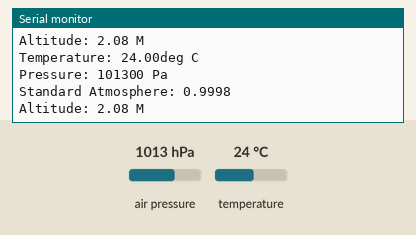
The sketch below on a simulated Arduino Uno, built with avr-gcc and run on an emulated ATmega328P. Shown: the last lines printed to the serial monitor. Wiring (inferred from the names in the program): BMP180 pressure sensor at I2C address 0x77. Inputs (shaded band) come from the test bench; at power-on: air pressure 1013 hPa, temperature 24 °C.

Above: at 1.2 s.
1.3 s: air pressure set to 952 hPa
At 2.6 s:
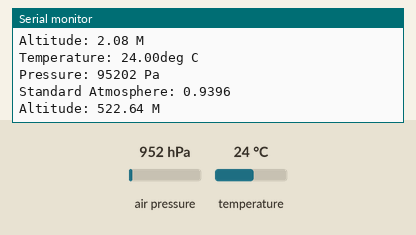
2.8 s: temperature set to 12 °C
At 3.8 s:
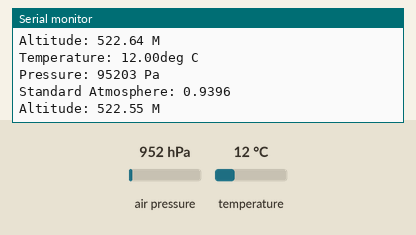
4.3 s: air pressure set to 975 hPa
At 6.1 s:
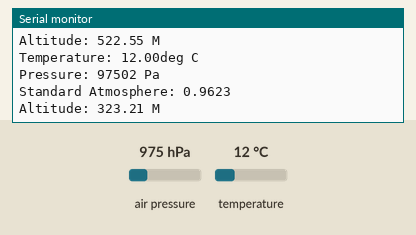
Timing chart, 0 to 7.6 s (numbered marks = the images above; inputs shaded):
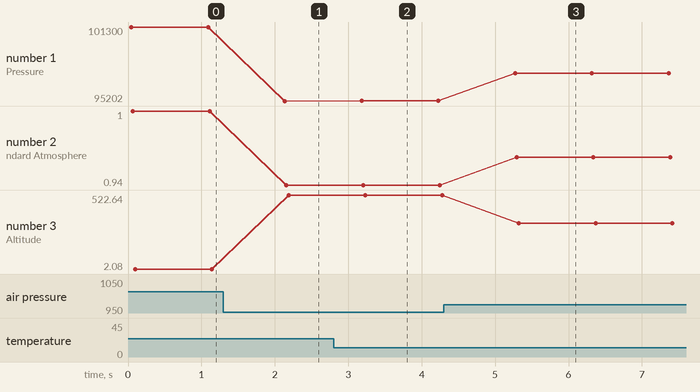

The sketch:

BMP180.ino
```cpp
/*Based largely on code by  Jim Lindblom

 Get pressure, altitude, and temperature from the BMP180.
 Serial.print it out at 9600 baud to serial monitor.
 */

#include <Wire.h>

#define BMP180_ADDRESS 0x77  // I2C address of BMP180

const unsigned char OSS = 0;  // Oversampling Setting

// Calibration values
// VCC:5V; SDA:A4; SCL: A5
int ac1;
int ac2;
int ac3;
unsigned int ac4;
unsigned int ac5;
unsigned int ac6;
int b1;
int b2;
int mb;
int mc;
int md;

// b5 is calculated in bmp180GetTemperature(...), this variable is also used in bmp180GetPressure(...)
// so ...Temperature(...) must be called before ...Pressure(...).
long b5;

void setup() {
  Serial.begin(9600);
  Wire.begin();
  bmp180Calibration();
}

void loop() {
  float temperature = bmp180GetTemperature(bmp180ReadUT());  //MUST be called first
  float pressure = bmp180GetPressure(bmp180ReadUP());
  float atm = pressure / 101325;  // "standard atmosphere"
  float altitude = calcAltitude(pressure);  //Uncompensated caculation - in Meters

  Serial.print("Temperature: ");
  Serial.print(temperature, 2);  //display 2 decimal places
  Serial.println("deg C");

  Serial.print("Pressure: ");
  Serial.print(pressure, 0);  //whole number only.
  Serial.println(" Pa");

  Serial.print("Standard Atmosphere: ");
  Serial.println(atm, 4);  //display 4 decimal places

  Serial.print("Altitude: ");
  Serial.print(altitude, 2);  //display 2 decimal places
  Serial.println(" M");

  Serial.println();  //line break

  delay(1000);  //wait a second and get values again.
}

// Stores all of the bmp180's calibration values into global variables
// Calibration values are required to calculate temp and pressure
// This function should be called at the beginning of the program
void bmp180Calibration() {
  ac1 = bmp180ReadInt(0xAA);
  ac2 = bmp180ReadInt(0xAC);
  ac3 = bmp180ReadInt(0xAE);
  ac4 = bmp180ReadInt(0xB0);
  ac5 = bmp180ReadInt(0xB2);
  ac6 = bmp180ReadInt(0xB4);
  b1 = bmp180ReadInt(0xB6);
  b2 = bmp180ReadInt(0xB8);
  mb = bmp180ReadInt(0xBA);
  mc = bmp180ReadInt(0xBC);
  md = bmp180ReadInt(0xBE);
}

// Calculate temperature in deg C
float bmp180GetTemperature(unsigned int ut) {
  long x1, x2;

  x1 = (((long)ut - (long)ac6) * (long)ac5) >> 15;
  x2 = ((long)mc << 11) / (x1 + md);
  b5 = x1 + x2;

  float temp = ((b5 + 8) >> 4);
  temp = temp / 10;

  return temp;
}

// Calculate pressure given up
// calibration values must be known
// b5 is also required so bmp180GetTemperature(...) must be called first.
// Value returned will be pressure in units of Pa.
long bmp180GetPressure(unsigned long up) {
  long x1, x2, x3, b3, b6, p;
  unsigned long b4, b7;

  b6 = b5 - 4000;
  // Calculate B3
  x1 = (b2 * (b6 * b6) >> 12) >> 11;
  x2 = (ac2 * b6) >> 11;
  x3 = x1 + x2;
  b3 = (((((long)ac1) * 4 + x3) << OSS) + 2) >> 2;

  // Calculate B4
  x1 = (ac3 * b6) >> 13;
  x2 = (b1 * ((b6 * b6) >> 12)) >> 16;
  x3 = ((x1 + x2) + 2) >> 2;
  b4 = (ac4 * (unsigned long)(x3 + 32768)) >> 15;

  b7 = ((unsigned long)(up - b3) * (50000 >> OSS));
  if (b7 < 0x80000000)
    p = (b7 << 1) / b4;
  else
    p = (b7 / b4) << 1;

  x1 = (p >> 8) * (p >> 8);
  x1 = (x1 * 3038) >> 16;
  x2 = (-7357 * p) >> 16;
  p += (x1 + x2 + 3791) >> 4;

  long temp = p;
  return temp;
}

// Read 1 byte from the BMP180 at 'address'
char bmp180Read(unsigned char address) {
  unsigned char data;

  Wire.beginTransmission(BMP180_ADDRESS);
  Wire.write(address);
  Wire.endTransmission();

  Wire.requestFrom(BMP180_ADDRESS, 1);
  while (!Wire.available())
    ;

  return Wire.read();
}

// Read 2 bytes from the BMP180
// First byte will be from 'address'
// Second byte will be from 'address'+1
int bmp180ReadInt(unsigned char address) {
  unsigned char msb, lsb;

  Wire.beginTransmission(BMP180_ADDRESS);
  Wire.write(address);
  Wire.endTransmission();

  Wire.requestFrom(BMP180_ADDRESS, 2);
  while (Wire.available() < 2)
    ;
  msb = Wire.read();
  lsb = Wire.read();

  return (int)msb << 8 | lsb;
}

// Read the uncompensated temperature value
unsigned int bmp180ReadUT() {
  unsigned int ut;

  // Write 0x2E into Register 0xF4
  // This requests a temperature reading
  Wire.beginTransmission(BMP180_ADDRESS);
  Wire.write(0xF4);
  Wire.write(0x2E);
  Wire.endTransmission();

  // Wait at least 4.5ms
  delay(5);

  // Read two bytes from registers 0xF6 and 0xF7
  ut = bmp180ReadInt(0xF6);
  return ut;
}

// Read the uncompensated pressure value
unsigned long bmp180ReadUP() {

  unsigned char msb, lsb, xlsb;
  unsigned long up = 0;

  // Write 0x34+(OSS<<6) into register 0xF4
  // Request a pressure reading w/ oversampling setting
  Wire.beginTransmission(BMP180_ADDRESS);
  Wire.write(0xF4);
  Wire.write(0x34 + (OSS << 6));
  Wire.endTransmission();

  // Wait for conversion, delay time dependent on OSS
  delay(2 + (3 << OSS));

  // Read register 0xF6 (MSB), 0xF7 (LSB), and 0xF8 (XLSB)
  msb = bmp180Read(0xF6);
  lsb = bmp180Read(0xF7);
  xlsb = bmp180Read(0xF8);

  up = (((unsigned long)msb << 16) | ((unsigned long)lsb << 8) | (unsigned long)xlsb) >> (8 - OSS);

  return up;
}

void writeRegister(int deviceAddress, byte address, byte val) {
  Wire.beginTransmission(deviceAddress);  // start transmission to device
  Wire.write(address);                    // send register address
  Wire.write(val);                        // send value to write
  Wire.endTransmission();                 // end transmission
}

int readRegister(int deviceAddress, byte address) {

  int v;
  Wire.beginTransmission(deviceAddress);
  Wire.write(address);  // register to read
  Wire.endTransmission();

  Wire.requestFrom(deviceAddress, 1);  // read a byte

  while (!Wire.available()) {
    // waiting
  }

  v = Wire.read();
  return v;
}

float calcAltitude(float pressure) {

  float A = pressure / 101325;
  float B = 1 / 5.25588;
  float C = pow(A, B);
  C = 1 - C;
  C = C / 0.0000225577;

  return C;
}
```

Measured:
- after the input at 1.3 s, the serial monitor: prints a new line after 0.84 s (image 1)
- after the input at 2.8 s, the serial monitor: prints a new line after 0.35 s (image 2)
- after the input at 4.3 s, the serial monitor: prints a new line after 0.97 s (image 3)
- plotted number 1: 101300 → 95202 after the input at 1.3 s, 95202 → 95203 after the input at 2.8 s, 95203 → 97502 after the input at 4.3 s
- plotted number 2: 1 → 0.94 after the input at 1.3 s, 0.94 → 0.96 after the input at 4.3 s
- plotted number 3: 2.08 → 522.64 after the input at 1.3 s, 522.64 → 522.55 after the input at 2.8 s, 522.55 → 323.21 after the input at 4.3 s
